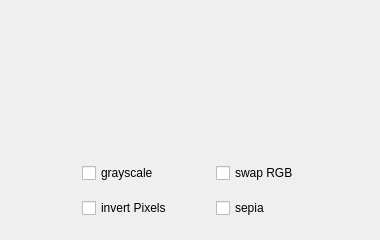
<?xml version="1.0" encoding="UTF-8"?>
<ui version="4.0">
 <class>Color</class>
 <widget class="QWidget" name="Color">
  <property name="geometry">
   <rect>
    <x>0</x>
    <y>0</y>
    <width>380</width>
    <height>240</height>
   </rect>
  </property>
  <property name="windowTitle">
   <string>Form</string>
  </property>
  <layout class="QGridLayout" name="gridLayout">
   <item row="3" column="2">
    <widget class="QCheckBox" name="invertCheckBox">
     <property name="text">
      <string>invert Pixels</string>
     </property>
    </widget>
   </item>
   <item row="2" column="2">
    <widget class="QCheckBox" name="grayscaleCheckBox">
     <property name="text">
      <string>grayscale</string>
     </property>
    </widget>
   </item>
   <item row="2" column="4">
    <widget class="QCheckBox" name="swapCheckBox">
     <property name="text">
      <string>swap RGB</string>
     </property>
    </widget>
   </item>
   <item row="3" column="4">
    <widget class="QCheckBox" name="sepiaCheckBox">
     <property name="text">
      <string>sepia</string>
     </property>
    </widget>
   </item>
   <item row="2" column="6">
    <spacer name="horizontalSpacer">
     <property name="orientation">
      <enum>Qt::Horizontal</enum>
     </property>
     <property name="sizeHint" stdset="0">
      <size>
       <width>40</width>
       <height>20</height>
      </size>
     </property>
    </spacer>
   </item>
   <item row="2" column="0">
    <spacer name="horizontalSpacer_2">
     <property name="orientation">
      <enum>Qt::Horizontal</enum>
     </property>
     <property name="sizeHint" stdset="0">
      <size>
       <width>40</width>
       <height>20</height>
      </size>
     </property>
    </spacer>
   </item>
   <item row="0" column="2">
    <widget class="QLabel" name="image">
     <property name="sizePolicy">
      <sizepolicy hsizetype="Preferred" vsizetype="Preferred">
       <horstretch>128</horstretch>
       <verstretch>128</verstretch>
      </sizepolicy>
     </property>
     <property name="maximumSize">
      <size>
       <width>128</width>
       <height>128</height>
      </size>
     </property>
     <property name="text">
      <string/>
     </property>
     <property name="scaledContents">
      <bool>true</bool>
     </property>
    </widget>
   </item>
  </layout>
 </widget>
 <resources/>
 <connections/>
</ui>
